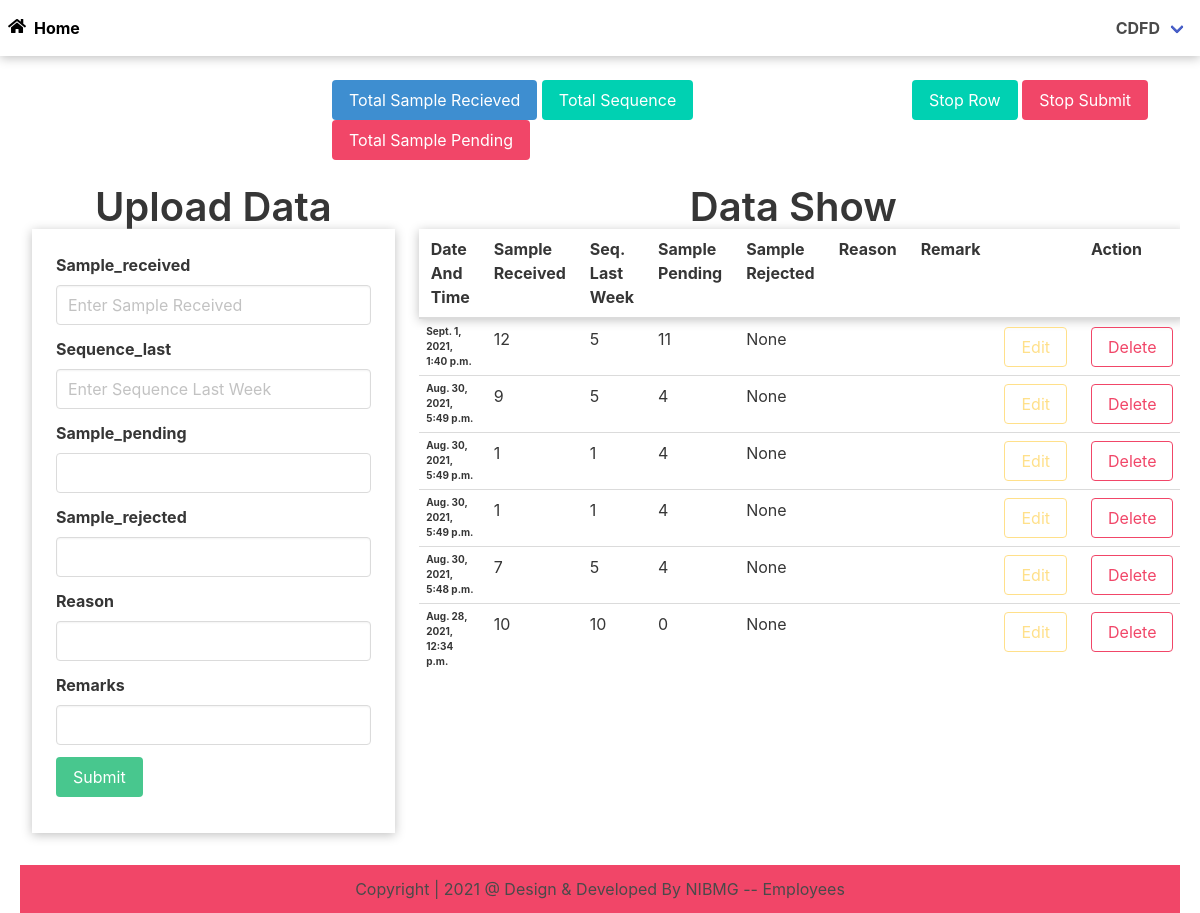
The page /accounts/profile/ (signed in) on the database its author committed.
### app/models.py (models this page shows, shortened)
class Data(models.Model):
    user = models.ForeignKey(User, verbose_name="username", on_delete=models.CASCADE, null=True, blank=True)
    Sample_received = models.IntegerField()
    Sequence_last = models.IntegerField()
    Sample_pending = models.IntegerField(null=True, blank=True)
    Sample_rejected = models.IntegerField(null=True, blank=True)
    Reason = models.CharField(max_length=200, blank=True)
    Remark = models.CharField(max_length=200, blank=True)
    Time = models.DateTimeField(auto_now_add=True)

### app/views.py (the view)
# urls.py: path('accounts/profile/', views.add_show, name='profile'),
@login_required()
def add_show(request):
    if request.method == 'POST':
        form = UserDataInsert(request.POST)
        if form.is_valid():
            usr = request.user
            d = Data.objects.filter(user=request.user).order_by('-id')
            for m in d:
                print(m.id, m.user, m.Sample_pending)
            if d.exists():
                p = Data.objects.filter(user=request.user).order_by('-id')
                print(p)
                for i in p:
                    print(i.user)
                    l = i.Sample_pending
                    Sample_received = form.cleaned_data['Sample_received']
                    Sequence_last = form.cleaned_data['Sequence_last']
                    Sample_pending = l + Sample_received - Sequence_last
                    Sample_rejected = form.cleaned_data['Sample_rejected']
                    Reason = form.cleaned_data['Reason']
                    Remark = form.cleaned_data['Remark']
                    reg = Data(user=usr, Sample_received=Sample_received, Sequence_last=Sequence_last,
                               Sample_pending=Sample_pending, Sample_rejected=Sample_rejected,
                               Reason=Reason, Remark=Remark)
                    reg.save()
                    form = UserDataInsert()
                    messages.success(request, 'Data Saved Successfully!!!!')
                    return HttpResponseRedirect('/accounts/profile/')
            else:
                Sample_received = form.cleaned_data['Sample_received']
                Sequence_last = form.cleaned_data['Sequence_last']
                Sample_pending = Sample_received - Sequence_last
                Sample_rejected = form.cleaned_data['Sample_rejected']
                Reason = form.cleaned_data['Reason']
                Remark = form.cleaned_data['Remark']
                reg = Data(user=usr, Sample_received=Sample_received, Sequence_last=Sequence_last,
                           Sample_pending=Sample_pending, Sample_rejected=Sample_rejected,
                           Reason=Reason, Remark=Remark)
                reg.save()
                form = UserDataInsert()
                messages.success(request, 'Data Saved Successfully!!!!')
                return HttpResponseRedirect('/accounts/profile/')
    else:
        form = UserDataInsert()
    data = Data.objects.filter(user=request.user).order_by('-id')
    return render(request, 'app/profile.html', {'form': form, 'data': data})

### app/forms.py
class UserDataInsert(forms.ModelForm):
    class Meta:
        model = Data
        fields = ['Sample_received', 'Sequence_last', 'Sample_pending', 'Sample_rejected', 'Reason', 'Remark']
        widgets = {
            'Sample_received': forms.TextInput(attrs={'class': 'input', 'placeholder': 'Enter Sample Received',
                                                      'id': 'sample_received'}),
            'Sequence_last': forms.TextInput(attrs={'class': 'input', 'placeholder': 'Enter Sequence Last Week',
                                                    'id': 'sequence'}),
            'Sample_pending': forms.TextInput(attrs={'class': 'input', 'readonly': 'readonly', 'id': 'pending'}),
            'Sample_rejected': forms.TextInput(attrs={'class': 'input'}),
            'Reason': forms.TextInput(attrs={'class': 'input'}),
            'Remark': forms.TextInput(attrs={'class': 'input'}),
        }

### app/templates/app/profile.html (shortened to what this page needs)
{% extends 'app/base.html' %}
{% load static %}
{% block content %}
<div class="columns">
  <div class="column is-3"></div>
  <div class="column is-6 is-float-right" style="margin-left:10px;">
    <h3 id="totSampRec" class="button is-info">Total Sample Recieved </h3>
    <h3 id="totSequence" class="button is-primary">Total Sequence </h3>
    <h3 id="totPending" class="button is-danger">Total Sample Pending </h3>
  </div>
  <div class="column is-3">
    <button type="button" class="button  is-primary start" onclick="myStopRow()">Stop Row</button>
    <button type="button" class="button is-danger stop" onclick="myStopSubmit()">Stop Submit</button>
  </div>
</div>
<div class="columns">
  <div class="column is-4">
    <center>
      <h4 class="title is-2 is-center">Upload Data</h4>
    </center>
    <form action="" method="post" novalidate class="shadow p-5 box-shadow-y">
      <div class="field">
        <label for="" class="label">Sample_received</label>
        <div class="control">
          {{form.Sample_received}}
        </div>
      </div>
      <div class="field">
        <label for="" class="label">Sequence_last</label>
        <div class="control">
          {{form.Sequence_last}}
        </div>
      </div>
      <div class="field">
        <label for="" jAutoCalc="{sample_received} - {sequence}- {sampleid}" class="label">Sample_pending</label>
        <div class="control">
          {{form.Sample_pending}}
        </div>
      </div>
      <div class="field">
        <label for="" class="label">Sample_rejected</label>
        <div class="control">
          {{form.Sample_rejected}}
        </div>
      </div>
      <div class="field">
        <label for="" class="label">Reason</label>
        <div class="control">
          {{form.Reason}}
        </div>
      </div>
      <div class="field">
        <label for="" class="label">Remarks</label>
        <div class="control">
          {{form.Remark}}
        </div>
      </div>
      <div class="col-2 mt-3">
        <button type="submit" id="Submit" class="button is-success mb-3" onclick="myFunction()">Submit</button>
      </div>
    </form>
  </div>
  <div class="column is-8 table-container is-fluid">
    <center>
      <h1 class="title is-2 is-center">Data Show</h1>
    </center>
    <table class="table is-hoverable" id="tables">
      <thead class="box-shadow-y">
        <tr>
          <th scope="col">Date And Time</th>
          <th scope="col">Sample Received</th>
          <th scope="col">Seq. Last Week</th>
          <th scope="col">Sample Pending</th>
          <th scope="col">Sample Rejected</th>
          <th scope="col">Reason</th>
          <th scope="col">Remark</th>
          <th scope="col"></th>
          <th scope="col">Action</th>
        </tr>
      </thead>
      <tbody>
        {% for d in data %}
        <tr>
          <th scope="row" style="font-size:10px;">{{d.Time}}</th>
          <td id="secret">{{d.Sample_received}}</td>
          <td id="seq">{{d.Sequence_last}}</td>
          <td id="sampleid">{{d.Sample_pending}}</td>
          <td id="samrej">{{d.Sample_rejected}}</td>
          <td>{{d.Reason}}</td>
          <td>{{d.Remark}}</td>
          <td><a class="button is-warning is-outlined" type="button" id="edit{{forloop.revcounter}}"
              href="{% url 'update' d.id %}" onclick="myEdit()">Edit</a></td>
          <td><a class="button is-danger is-outlined" href="{% url 'deleted' d.id %}">Delete</a></td>
        </tr>
        {% endfor %}
      </tbody>
    </table>
  </div>
</div>
{% endblock content %}

### app/templates/app/base.html (shortened to what this page needs)
<!DOCTYPE html>
{% load static %}
<html lang="en">
<head>
  <link rel="stylesheet" href="{% static 'app/css/bulma.min.css' %}">
  <link rel="stylesheet" href="{% static 'app/css/my.css' %}">
  <link rel="stylesheet" href="https://cdnjs.cloudflare.com/ajax/libs/font-awesome/5.15.4/css/all.min.css"
 />
</head>
<body>
  <nav class="navbar is-fixed-top box-shadow-y">
    <div class="navbar-brand toggler">
      <a class="navbar-item has-text-weight-bold has-text-black is-link" href="{% url 'home' %}">
        <i class="fas fa-home icon" style="margin-top:10px;"></i>Home
      </a>
    </div>
    <div id="navbarid" class="navbar-menu">
      <div class="navbar-end">
        <div class="navbar-item has-dropdown is-hoverable">
          {% if request.user.is_authenticated %}
          <a class="navbar-link is-danger is-right" href="{% url 'profile' %}">
            <strong>{{user}}</strong>
          </a>
          {% endif %}
        </div>
      </div>
    </div>
  </nav>
  <div class="container is-fluid" style="margin-top:80px;">
    {% block content %}
    {% endblock content %}
  </div>
  <footer>
    <div class="container is-fluid is-mobile pt-5" style="margin-top:20px;">
      <div class="columns">
        <div class="column is-12 has-background-danger has-text-centered">
          <h4 class="text is-2 is-center"> Copyright | 2021 @ Design & Developed By NIBMG --
            Employees</h4>
        </div>
      </div>
    </div>
  </footer>
</body>
</html>

### app/static/app/css/my.css (style rules this page uses)
.icon { height:30px; width:30px; vertical-align:baseline; display:inline-flex; justify-content:center; align-item:center; }
.box-shadow-y { box-shadow: 0px 2px 10px rgba(0, 0, 0, 0.25) }

### rows shown on the page
Data: Time "Sept. 1, 2021, 1:40 p.m.", Sample_received "12", Sequence_last "5", Sample_pending "11", Sample_rejected "None"
Data: Time "Aug. 30, 2021, 5:49 p.m.", Sample_received "9", Sequence_last "5", Sample_pending "4", Sample_rejected "None"
Data: Time "Aug. 30, 2021, 5:49 p.m.", Sample_received "1", Sequence_last "1", Sample_pending "4", Sample_rejected "None"
Data: Time "Aug. 30, 2021, 5:49 p.m.", Sample_received "1", Sequence_last "1", Sample_pending "4", Sample_rejected "None"
Data: Time "Aug. 30, 2021, 5:48 p.m.", Sample_received "7", Sequence_last "5", Sample_pending "4", Sample_rejected "None"
Data: Time "Aug. 28, 2021, 12:34 p.m.", Sample_received "10", Sequence_last "10", Sample_pending "0", Sample_rejected "None"

### other values the page prints
{{ user }} "CDFD"
